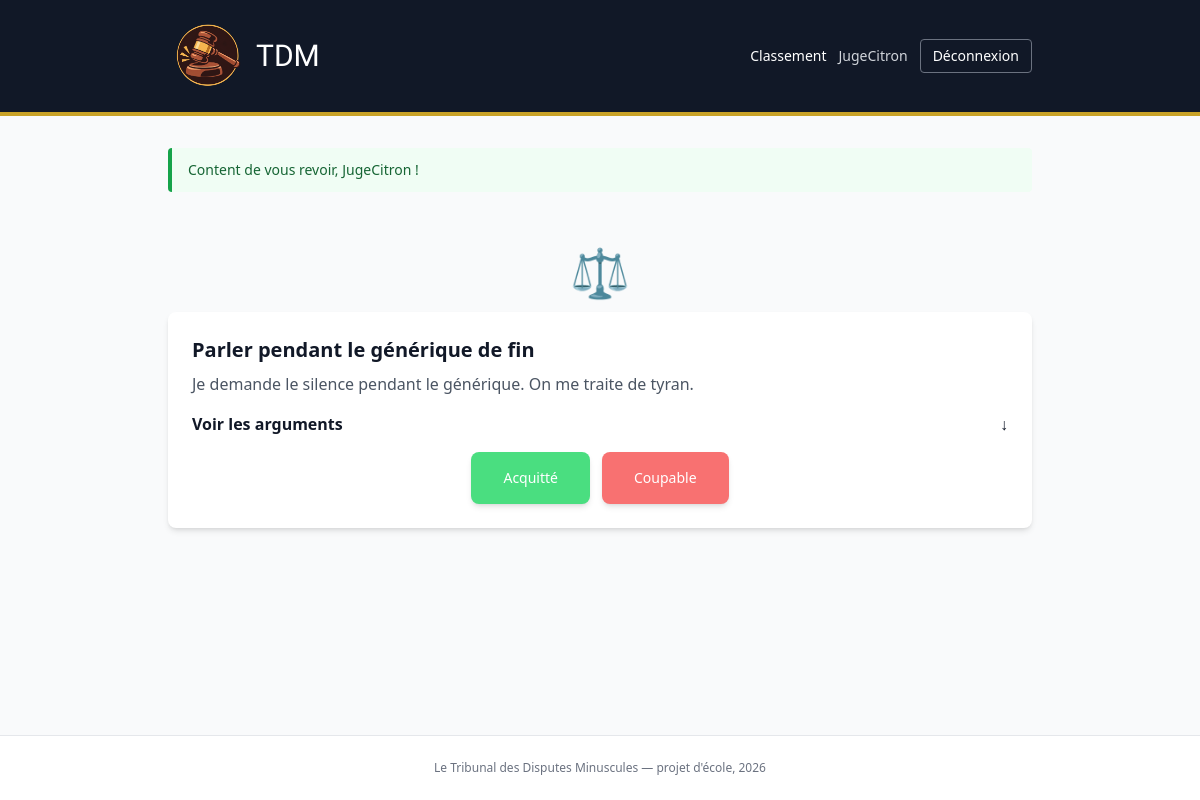
Page /public/index.php (signed in) on the committed database.
### tables this page shows
CREATE TABLE utilisateur (
    id              INT UNSIGNED    NOT NULL AUTO_INCREMENT,
    pseudo          VARCHAR(30)     NOT NULL                      COMMENT 'Nom affiché publiquement',
    email           VARCHAR(180)    NOT NULL                      COMMENT 'Identifiant de connexion',
    mot_de_passe    VARCHAR(255)    NOT NULL                      COMMENT 'Hachage password_hash() — jamais en clair',
    date_creation   DATETIME        NOT NULL DEFAULT CURRENT_TIMESTAMP,

    PRIMARY KEY (id),
    UNIQUE KEY uq_utilisateur_email  (email),    
    UNIQUE KEY uq_utilisateur_pseudo (pseudo),

     
    CONSTRAINT ck_utilisateur_pseudo CHECK (CHAR_LENGTH(pseudo) >= 3),
    CONSTRAINT ck_utilisateur_email  CHECK (email LIKE '%_@_%._%')
);

CREATE TABLE affaire (
    id                INT UNSIGNED  NOT NULL AUTO_INCREMENT,
    id_utilisateur    INT UNSIGNED  NOT NULL                      COMMENT 'Auteur de l''affaire',
    titre             VARCHAR(120)  NOT NULL,
    description       TEXT          NOT NULL                      COMMENT 'Exposé des faits',
    argument_1        TEXT          NOT NULL                      COMMENT 'Argument de défense n°1',
    argument_2        TEXT          NULL                          COMMENT 'Argument de défense n°2 (facultatif)',
    date_creation     DATETIME      NOT NULL DEFAULT CURRENT_TIMESTAMP,
    date_modification DATETIME      NULL ON UPDATE CURRENT_TIMESTAMP,

    PRIMARY KEY (id),

     
    CONSTRAINT fk_affaire_utilisateur
        FOREIGN KEY (id_utilisateur) REFERENCES utilisateur (id)
        ON DELETE CASCADE
        ON UPDATE CASCADE,

     
    CONSTRAINT ck_affaire_titre CHECK (CHAR_LENGTH(titre) BETWEEN 5 AND 120),

    KEY idx_affaire_auteur (id_utilisateur),
    KEY idx_affaire_date   (date_creation DESC)    
);

### app/controllers/accueil.php (called while the page is built, shortened)
<?php
require_once __DIR__ . '/../models/affaire.php';
$resultats = null;
$affaire = null;
if ($resultats === null && estConnecte()) {
    $affaire = affaireAJuger($pdo, (int) utilisateurConnecte()['id']);
}
require __DIR__ . '/../views/header.php';
require __DIR__ . '/../views/accueil.php';
require __DIR__ . '/../views/footer.php';

### public/index.php (called while the page is built)
<?php
require_once __DIR__ . '/../app/config.php';
require __DIR__ . '/../app/controllers/accueil.php';

### app/config.php (called while the page is built, shortened)
<?php
$modeDeveloppement = true;
$hote        = '127.0.0.1';
$port        = '3306';
$nomBase     = 'tribunal';
$identifiant = 'root';
$motDePasse  = '';
try {
    $pdo = new PDO(
        "mysql:host=$hote;port=$port;dbname=$nomBase;charset=utf8mb4",
        $identifiant,
        $motDePasse,
        [
            PDO::ATTR_ERRMODE            => PDO::ERRMODE_EXCEPTION,
            PDO::ATTR_DEFAULT_FETCH_MODE => PDO::FETCH_ASSOC,
        ]
    );
} catch (PDOException $erreur) {
    if ($modeDeveloppement) {
        die('Connexion a la base impossible.<br>'
            . "Reglages utilises : $identifiant@$hote:$port, base « $nomBase ».<br>"
            . 'Verifiez que MySQL est demarre, et que ces valeurs sont les bonnes.');
    }
    error_log('Connexion PDO impossible : ' . $erreur->getMessage());
    die('Le site est momentanement indisponible. Merci de reessayer plus tard.');
}
require_once __DIR__ . '/models/utilisateur.php';
if (isset($_SESSION['utilisateur']['id'])) {
    $compteExiste = trouverUtilisateurParId($pdo, (int) $_SESSION['utilisateur']['id']);
}
function e(?string $texte): string
{
    return htmlspecialchars($texte ?? '', ENT_QUOTES, 'UTF-8');
}
function utilisateurConnecte(): ?array
{
    return $_SESSION['utilisateur'] ?? null;
}
function estConnecte(): bool
{
    return isset($_SESSION['utilisateur']);
}

### app/models/utilisateur.php (called while the page is built, shortened)
<?php
function trouverUtilisateurParId(PDO $pdo, int $id): ?array
{
    $requete = $pdo->prepare('SELECT * FROM utilisateur WHERE id = ?');
    $requete->execute([$id]);
    return $requete->fetch() ?: null;
}

### app/models/affaire.php (called while the page is built, shortened)
<?php
function affaireAJuger(PDO $pdo, int $idUtilisateur): ?array
{
    $requete = $pdo->prepare(
        'SELECT id, titre, description, argument_1, argument_2
         FROM affaire a
         WHERE NOT EXISTS (
             SELECT 1
             FROM vote v
             WHERE v.id_affaire = a.id
               AND v.id_utilisateur = ?
         )
         ORDER BY RAND()
         LIMIT 1'
    );
    $requete->execute([$idUtilisateur]);
    return $requete->fetch() ?: null;
}

### app/views/accueil.php (the view, shortened to what this page needs)
<?php if (!estConnecte()): ?>
    <div class="py-12 text-center">
        <p class="mb-4 text-5xl" aria-hidden="true">&#9878;</p>
        <h1 class="mb-3 text-3xl font-bold" style="font-family: Georgia, serif;">
            La séance est ouverte
        </h1>
        <p class="text-gray-600">
            Connectez-vous pour plaider votre cause et rendre la justice.
        </p>
    </div>
<?php elseif ($affaire !== null): ?>
    <div class="py-2 lg:py-8">
        <p class="mb-4 text-center text-5xl" aria-hidden="true">&#9878;</p>
        <div class="rounded-lg bg-white p-6 shadow-md">
            <h2 class="mb-2 text-xl font-bold"><?= e($affaire['titre']) ?></h2>
            <p class="text-gray-600">
                <?= nl2br(e($affaire['description'])) ?>
            </p>
            <details class="group w-full">
                <summary class="flex cursor-pointer items-center justify-between py-4 font-semibold">
                    <span>Voir les arguments</span>
                    <span class="transition-transform group-open:rotate-180">↓</span>
                </summary>
            </details>
            <form method="post" action="index.php" class="flex flex-wrap justify-center gap-3">
                <button type="submit" name="choix" value="acquitte"
                        class="rounded-lg bg-green-400 px-8 py-4 text-sm font-medium leading-5
                               text-white shadow-md hover:bg-acquitte">
                    Acquitté
                </button>
                <button type="submit" name="choix" value="coupable"
                        class="rounded-lg bg-red-400 px-8 py-4 text-sm font-medium leading-5
                               text-white shadow-md hover:bg-coupable">
                    Coupable
                </button>
            </form>
        </div>
    </div>
<?php endif; ?>

### app/views/header.php (shortened to what this page needs)
<!DOCTYPE html>
<html lang="fr">
<head>
    <link rel="stylesheet" href="css/index.css">
    <script src="https://cdn.tailwindcss.com"></script>
</head>
<body class="min-h-screen bg-gray-50 text-encre flex flex-col">
    <header class="bg-encre text-white border-b-4 border-dore">
        <div class="max-w-4xl mx-auto px-4 py-4">
            <div class="flex items-center justify-between gap-4">
                <a href="index.php" class="flex items-center gap-2 hover:opacity-80">
                    <img
                        src="images/Logo_tribunal.png"
                        alt="Logo du Tribunal"
                        class="w-20 h-20"
                    >
                    <span class="text-lg sm:text-3xl rammetto-one-regular">
                        TDM
                    </span>
                </a>
                <nav class="hidden sm:flex items-center gap-3 text-sm">
                    <a href="classement.php" class="hover:text-dore">
                        Classement
                    </a>
                    <?php if (estConnecte()): ?>
                        <a href="profil.php"
                            class="text-gray-300 hover:text-dore">
                            <?= e(utilisateurConnecte()['pseudo']) ?>
                        </a>
                        <a href="deconnexion.php"
                            class="px-3 py-1.5 rounded border border-gray-500 hover:bg-white hover:text-encre">
                            Déconnexion
                        </a>
                    <?php endif; ?>
                </nav>
            </div>
        </div>
    </header>
    <main class="flex-1 w-full max-w-4xl mx-auto px-4 py-8">
        <?php
        if (isset($_SESSION['message'])):
            ?>
            <div class="mb-6 rounded border-l-4 border-acquitte bg-green-50 px-4 py-3 text-sm text-green-800">
                <?= e($_SESSION['message']) ?>
            </div>
        <?php endif; ?>

### public/css/index.css (style rules this page uses)
.rammetto-one-regular { font-family: "Rammetto One", sans-serif; font-weight: 400; font-style: normal; }

### rows in the picture
utilisateur: pseudo "JugeCitron"
affaire: titre "Parler pendant le générique de fin", description "Je demande le silence pendant le générique. On me traite de tyran."

### other values in the picture
$_SESSION['message'] "Content de vous revoir, JugeCitron !"
